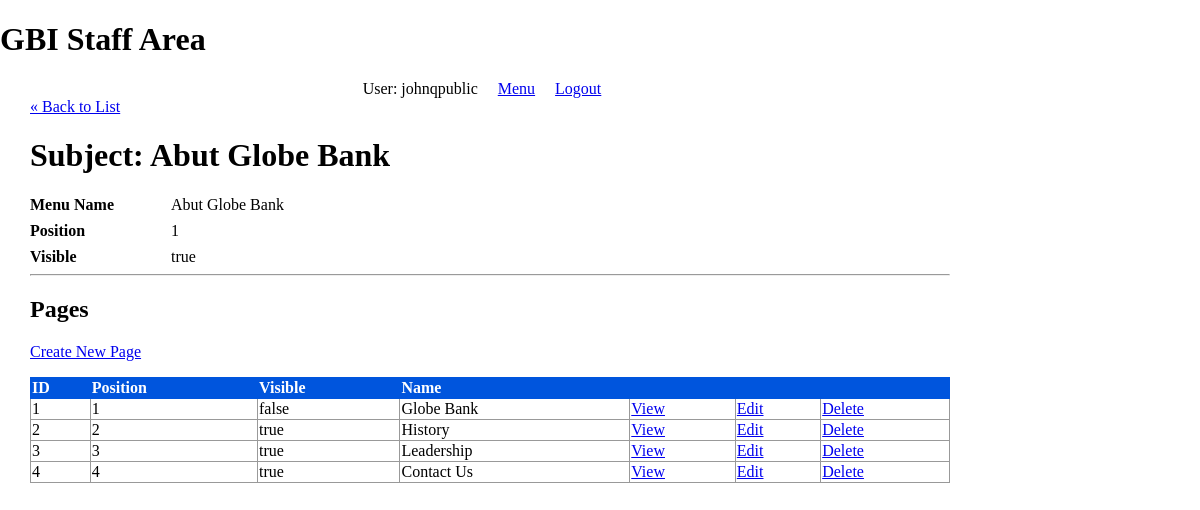
Screenshot of /public/staff/subjects/show.php (signed in) with the database file from the repository.
### tables this page shows
CREATE TABLE `subjects` (
  `id` int(11) NOT NULL AUTO_INCREMENT,
  `menu_name` varchar(255) DEFAULT NULL,
  `position` int(3) DEFAULT NULL,
  `visible` tinyint(1) DEFAULT NULL,
  PRIMARY KEY (`id`)
);

CREATE TABLE `pages` (
  `id` int(11) NOT NULL AUTO_INCREMENT,
  `subject_id` int(11) DEFAULT NULL,
  `menu_name` varchar(255) DEFAULT NULL,
  `position` int(3) DEFAULT NULL,
  `visible` tinyint(1) DEFAULT NULL,
  `content` text,
  PRIMARY KEY (`id`),
  KEY `fk_subject_id` (`subject_id`)
);

### private/functions.php (called while the page is built, shortened)
<?php
function url_for($script_path) {
  return WWW_ROOT . $script_path;
}
function u($string="") {
  return urlencode($string);
}
function h($string="") {
  return htmlspecialchars($string);
}
?>

### private/database.php (called while the page is built, shortened)
<?php
  function db_escape($connection, $string) {
    return mysqli_real_escape_string($connection, $string);
  }
?>

### private/query_functions.php (called while the page is built, shortened)
<?php
  function find_subject_by_id($id, $options=[]) {
    global $db;
    $visible = $options['visible'] ?? false;
    $sql = "SELECT * FROM subjects ";
    $sql .= "WHERE id='" . db_escape($db, $id) . "' ";
    $result = mysqli_query($db, $sql);
    $subject = mysqli_fetch_assoc($result);
    return $subject;
  }
  function find_pages_by_subject_id($subject_id, $options=[]) {
    global $db;
    $visible = $options['visible'] ?? false;
    $sql = "SELECT * FROM pages ";
    $sql .= "WHERE subject_id='" . db_escape($db, $subject_id) . "' ";
    $sql .= "ORDER BY position ASC";
    $result = mysqli_query($db, $sql);
    return $result;
  }
?>

### public/staff/subjects/show.php (the view, shortened to what this page needs)
<?php
    $id = $_GET['id'] ?? 1;
    $subject = find_subject_by_id($id);
    $page_set = find_pages_by_subject_id($id)
?>
<?php include(SHARED_PATH . "/staff_header.php"); ?>
<div id="content">
    <a class="back-link" href="<?php echo url_for('/staff/subjects/index.php') ?>">&laquo; Back to List</a>
    <div class="subject show">
        <h1>Subject: <?php echo h($subject['menu_name']); ?></h1>
        <div class="attributes">
            <dl>
                <dt>Menu Name</dt>
                <dd><?php echo h($subject['menu_name']); ?></dd>
            </dl>
             <dl>
                <dt>Position</dt>
                <dd><?php echo h($subject['position']); ?></dd>
            </dl>
             <dl>
                <dt>Visible</dt>
                <dd><?php echo $subject['visible'] == '1' ? 'true' : 'false'; ?></dd>
            </dl>
        </div>
        <hr />
        <div class="pages listing">
            <h2>Pages</h2>
            <div class="actions">
                <a class="action" href="<?php echo url_for("/staff/pages/new.php?subject_id=" . h(u($subject['id']))); ?>">Create New Page</a>
            </div>
            <table class="list">
                <tr>
                    <th>ID</th>
                    <th>Position</th>
                    <th>Visible</th>
                    <th>Name</th>
                    <th>&nbsp;</th>
                    <th>&nbsp;</th>
                    <th>&nbsp;</th>
                </tr>
                <?php while($page = mysqli_fetch_assoc($page_set)){ ?>
                <tr>
                    <td><?php echo h($page["id"]); ?> </td>
                    <td><?php echo h($page["position"]); ?> </td>
                    <td><?php echo $page["visible"] == 1 ? "true" : "false"; ?> </td>
                    <td><?php echo h($page["menu_name"]); ?> </td>
                    <td><a class="action" href="<?php echo url_for('/staff/pages/show.php?id=' . h(u($page['id']))) ?>">View</a></td>
                    <td><a class="action" href="<?php echo url_for("/staff/pages/edit.php?id=" . h(u($page['id']))) ?>">Edit</a></td>
                    <td><a class="action" href="<?php echo url_for('/staff/pages/delete.php?id=' . h(u($page['id']))); ?>">Delete</a></td>
                </tr>
                <?php } ?>
            </table>
    </div>
    </div>
</div>

### public/stylesheets/staff.css (style rules this page uses)
html { height: 100%; width: 100%; }
body { height: 980px; width: 100%; margin: 0; padding: 0; }
#content { width: 920px; min-height: 500px; padding: 0 30px; }
.actions { margin-bottom: 1em; }
table { border-collapse: collapse; vertical-align: top; }
table.list { width: 100%; }
table.list tr td { border: 1px solid #999999; }
table.list tr th { border: 1px solid #0055DD; background: #0055DD; color: white; text-align: left; }
dl { clear: both; overflow: hidden; margin: 0.5em 0; }
dt { float: left; font-weight: bold; width: 125px; }
dd { float: left; margin-left: 1em; }

### rows the page displays
subjects: menu_name "Abut Globe Bank", position "1"
pages: id "1", position "1", visible "false", menu_name "Globe Bank"
pages: id "2", position "2", visible "true", menu_name "History"
pages: id "3", position "3", visible "true", menu_name "Leadership"
pages: id "4", position "4", visible "true", menu_name "Contact Us"

### other values shown
$_SESSION['username'] "johnqpublic"
